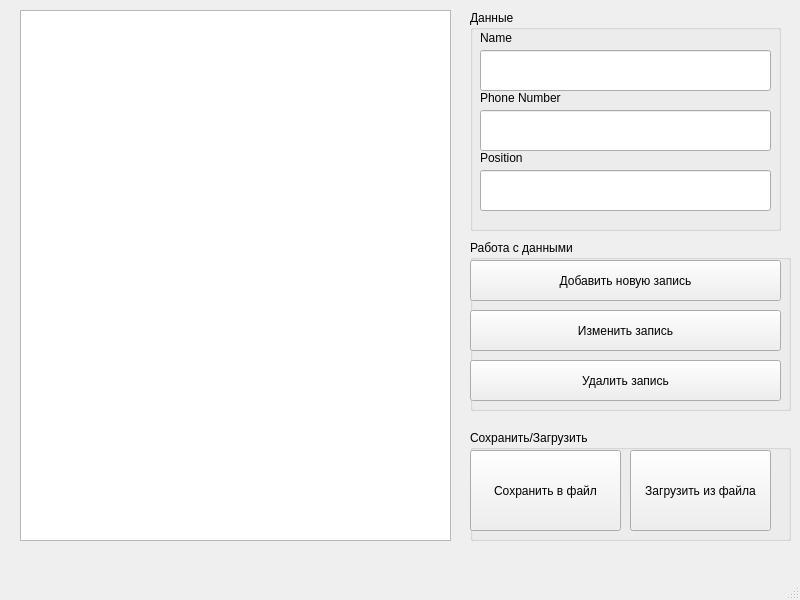
<?xml version="1.0" encoding="UTF-8"?>
<ui version="4.0">
 <class>MainWindow</class>
 <widget class="QMainWindow" name="MainWindow">
  <property name="geometry">
   <rect>
    <x>0</x>
    <y>0</y>
    <width>800</width>
    <height>600</height>
   </rect>
  </property>
  <property name="windowTitle">
   <string>MainWindow</string>
  </property>
  <widget class="QWidget" name="centralwidget">
   <widget class="QTableView" name="tableView">
    <property name="geometry">
     <rect>
      <x>20</x>
      <y>10</y>
      <width>431</width>
      <height>531</height>
     </rect>
    </property>
   </widget>
   <widget class="QGroupBox" name="groupBox_Edit">
    <property name="geometry">
     <rect>
      <x>470</x>
      <y>240</y>
      <width>321</width>
      <height>171</height>
     </rect>
    </property>
    <property name="title">
     <string>Работа с данными</string>
    </property>
    <widget class="QPushButton" name="pushButton_AddNewEntry">
     <property name="geometry">
      <rect>
       <x>0</x>
       <y>20</y>
       <width>311</width>
       <height>41</height>
      </rect>
     </property>
     <property name="text">
      <string>Добавить новую запись</string>
     </property>
    </widget>
    <widget class="QPushButton" name="pushButton_ChangeEntry">
     <property name="geometry">
      <rect>
       <x>0</x>
       <y>70</y>
       <width>311</width>
       <height>41</height>
      </rect>
     </property>
     <property name="text">
      <string>Изменить запись</string>
     </property>
    </widget>
    <widget class="QPushButton" name="pushButton_DeleteEntry">
     <property name="geometry">
      <rect>
       <x>0</x>
       <y>120</y>
       <width>311</width>
       <height>41</height>
      </rect>
     </property>
     <property name="text">
      <string>Удалить запись</string>
     </property>
    </widget>
   </widget>
   <widget class="QGroupBox" name="groupBox_SaveLoad">
    <property name="geometry">
     <rect>
      <x>470</x>
      <y>430</y>
      <width>321</width>
      <height>111</height>
     </rect>
    </property>
    <property name="title">
     <string>Сохранить/Загрузить</string>
    </property>
    <widget class="QPushButton" name="pushButton_SaveToFile">
     <property name="geometry">
      <rect>
       <x>0</x>
       <y>20</y>
       <width>151</width>
       <height>81</height>
      </rect>
     </property>
     <property name="text">
      <string>Сохранить в файл</string>
     </property>
    </widget>
    <widget class="QPushButton" name="pushButton_LoadFromFile">
     <property name="geometry">
      <rect>
       <x>160</x>
       <y>20</y>
       <width>141</width>
       <height>81</height>
      </rect>
     </property>
     <property name="text">
      <string>Загрузить из файла</string>
     </property>
    </widget>
   </widget>
   <widget class="QGroupBox" name="groupBox">
    <property name="geometry">
     <rect>
      <x>470</x>
      <y>10</y>
      <width>311</width>
      <height>221</height>
     </rect>
    </property>
    <property name="title">
     <string>Данные</string>
    </property>
    <widget class="QLineEdit" name="lineEdit_WorkplacePosition">
     <property name="geometry">
      <rect>
       <x>10</x>
       <y>160</y>
       <width>291</width>
       <height>41</height>
      </rect>
     </property>
    </widget>
    <widget class="QLineEdit" name="lineEdit_Phone">
     <property name="geometry">
      <rect>
       <x>10</x>
       <y>100</y>
       <width>291</width>
       <height>41</height>
      </rect>
     </property>
    </widget>
    <widget class="QLineEdit" name="lineEdit_Name">
     <property name="geometry">
      <rect>
       <x>10</x>
       <y>40</y>
       <width>291</width>
       <height>41</height>
      </rect>
     </property>
    </widget>
    <widget class="QLabel" name="label">
     <property name="geometry">
      <rect>
       <x>10</x>
       <y>20</y>
       <width>55</width>
       <height>16</height>
      </rect>
     </property>
     <property name="text">
      <string>Name</string>
     </property>
    </widget>
    <widget class="QLabel" name="label_2">
     <property name="geometry">
      <rect>
       <x>10</x>
       <y>80</y>
       <width>91</width>
       <height>16</height>
      </rect>
     </property>
     <property name="text">
      <string>Phone Number</string>
     </property>
    </widget>
    <widget class="QLabel" name="label_3">
     <property name="geometry">
      <rect>
       <x>10</x>
       <y>140</y>
       <width>55</width>
       <height>16</height>
      </rect>
     </property>
     <property name="text">
      <string>Position</string>
     </property>
    </widget>
   </widget>
   <zorder>groupBox</zorder>
   <zorder>groupBox_SaveLoad</zorder>
   <zorder>groupBox_Edit</zorder>
   <zorder>tableView</zorder>
  </widget>
  <widget class="QMenuBar" name="menubar">
   <property name="geometry">
    <rect>
     <x>0</x>
     <y>0</y>
     <width>800</width>
     <height>25</height>
    </rect>
   </property>
  </widget>
  <widget class="QStatusBar" name="statusbar"/>
 </widget>
 <resources/>
 <connections/>
</ui>
